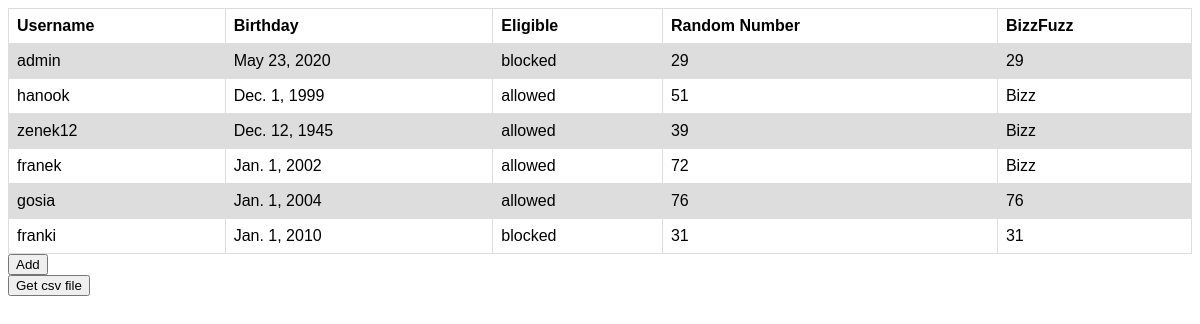
/, run on an earlier commit of the app's database.
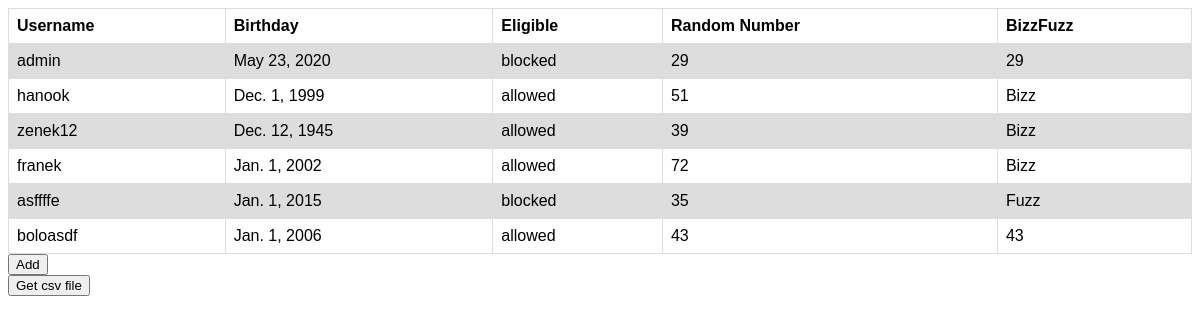
And on a later commit of the database.
### user/models.py (models this page shows, shortened)
class MiloUser(AbstractBaseUser, PermissionsMixin):
    username = models.CharField(max_length=40, unique=True, db_index=True)
    birthDate = models.DateField()
    number = models.PositiveSmallIntegerField()
    is_active = models.BooleanField(default=True)
    is_admin = models.BooleanField(default=False)
    objects = UserManager()
    USERNAME_FIELD = 'username'
    REQUIRED_FIELDS = []

### user/views.py (the view)
# urls.py: path('', views.milo_user_list_view),
def milo_user_list_view(request):
    users = MiloUser.objects.all()
    user_attributes = []
    for user in users:
        user_attributes.append({"fizzbuzz": is_fizz_buzz(user), "eligible": get_age(user)})
    user_data = zip(users, user_attributes)
    return render(request, "user/list.html", {"users": user_data})

### user/utils.py (called while the page is built)
def is_fizz_buzz(user):
    result = user.number
    if user.number % 3 == 0 and user.number % 5 == 0:
        result = "BizzFuzz"
    elif user.number % 5 == 0:
        result = "Fuzz"
    elif user.number % 3 == 0:
        result = "Bizz"
    return result

def get_age(user):
    return "allowed" if int(((datetime.today().date() - user.birthDate)/365.25).days) > 13 else "blocked"

### templates/user/list.html (shortened to what this page needs)
{% extends 'user/base.html' %}
{% block content %}
<table>
    <tr>
        <th>Username</th>
        <th>Birthday</th>
        <th>Eligible</th>
        <th>Random Number</th>
        <th>BizzFuzz</th>
    </tr>
{% for name, attributes in users %}
    <tr class="entry" onclick="handleClick('{{ name.username }}_detail')">
        <td>{{ name.username }}</td>
        <td>{{ name.birthDate }}</td>
        <td>{{ attributes.eligible }}</td>
        <td>{{ name.number }}</td>
        <td>{{ attributes.fizzbuzz }}</td>
    </tr>
{% endfor %}
</table>
<form action="/add" method="post" class="inline">
    <button class="float-left submit-button" >Add</button>
</form>
<button onclick="handleClick('csv')">Get csv file</button>
{% endblock %}

What changed in the data, as far as the page shows it:
removed MiloUser: username "gosia", birthDate "Jan. 1, 2004", eligible "allowed", number "76", fizzbuzz "76"
removed MiloUser: username "franki", birthDate "Jan. 1, 2010", eligible "blocked", number "31", fizzbuzz "31"
added MiloUser: username "asffffe", birthDate "Jan. 1, 2015", eligible "blocked", number "35", fizzbuzz "Fuzz"
added MiloUser: username "boloasdf", birthDate "Jan. 1, 2006", eligible "allowed", number "43", fizzbuzz "43"
